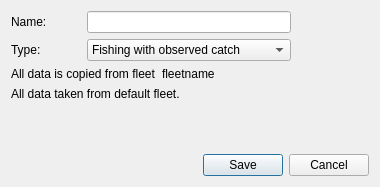
<?xml version="1.0" encoding="UTF-8"?>
<ui version="4.0">
 <class>NewFleetDialog</class>
 <widget class="QDialog" name="NewFleetDialog">
  <property name="geometry">
   <rect>
    <x>0</x>
    <y>0</y>
    <width>380</width>
    <height>187</height>
   </rect>
  </property>
  <property name="windowTitle">
   <string>Dialog</string>
  </property>
  <layout class="QVBoxLayout" name="verticalLayout">
   <item>
    <layout class="QGridLayout" name="gridLayout">
     <item row="3" column="0" colspan="3">
      <widget class="QLabel" name="label_defaultdata">
       <property name="text">
        <string>All data taken from default fleet.</string>
       </property>
      </widget>
     </item>
     <item row="0" column="1" colspan="3">
      <widget class="QLineEdit" name="lineEdit_name"/>
     </item>
     <item row="0" column="0">
      <widget class="QLabel" name="label_name">
       <property name="text">
        <string>Name:</string>
       </property>
      </widget>
     </item>
     <item row="1" column="1" colspan="3">
      <widget class="QComboBox" name="comboBox_type">
       <item>
        <property name="text">
         <string>Fishing with observed catch</string>
        </property>
       </item>
       <item>
        <property name="text">
         <string>Bycatch with unobserved catch</string>
        </property>
       </item>
       <item>
        <property name="text">
         <string>Survey</string>
        </property>
       </item>
       <item>
        <property name="text">
         <string>Ignore</string>
        </property>
       </item>
      </widget>
     </item>
     <item row="2" column="0" colspan="2">
      <widget class="QLabel" name="label_copydata">
       <property name="text">
        <string>All data is copied from fleet</string>
       </property>
      </widget>
     </item>
     <item row="1" column="0">
      <widget class="QLabel" name="label_type">
       <property name="text">
        <string>Type:</string>
       </property>
      </widget>
     </item>
     <item row="2" column="2">
      <widget class="QLabel" name="label_copyfleet">
       <property name="text">
        <string>fleetname</string>
       </property>
      </widget>
     </item>
     <item row="4" column="0">
      <spacer name="verticalSpacer_newfleet">
       <property name="orientation">
        <enum>Qt::Vertical</enum>
       </property>
       <property name="sizeHint" stdset="0">
        <size>
         <width>20</width>
         <height>40</height>
        </size>
       </property>
      </spacer>
     </item>
     <item row="1" column="4">
      <spacer name="horizontalSpacer_newfleet1">
       <property name="orientation">
        <enum>Qt::Horizontal</enum>
       </property>
       <property name="sizeHint" stdset="0">
        <size>
         <width>40</width>
         <height>20</height>
        </size>
       </property>
      </spacer>
     </item>
    </layout>
   </item>
   <item>
    <widget class="QDialogButtonBox" name="buttonBox">
     <property name="orientation">
      <enum>Qt::Horizontal</enum>
     </property>
     <property name="standardButtons">
      <set>QDialogButtonBox::Cancel|QDialogButtonBox::Save</set>
     </property>
    </widget>
   </item>
  </layout>
 </widget>
 <resources/>
 <connections>
  <connection>
   <sender>buttonBox</sender>
   <signal>accepted()</signal>
   <receiver>NewFleetDialog</receiver>
   <slot>accept()</slot>
   <hints>
    <hint type="sourcelabel">
     <x>248</x>
     <y>254</y>
    </hint>
    <hint type="destinationlabel">
     <x>157</x>
     <y>274</y>
    </hint>
   </hints>
  </connection>
  <connection>
   <sender>buttonBox</sender>
   <signal>rejected()</signal>
   <receiver>NewFleetDialog</receiver>
   <slot>reject()</slot>
   <hints>
    <hint type="sourcelabel">
     <x>316</x>
     <y>260</y>
    </hint>
    <hint type="destinationlabel">
     <x>286</x>
     <y>274</y>
    </hint>
   </hints>
  </connection>
 </connections>
</ui>
